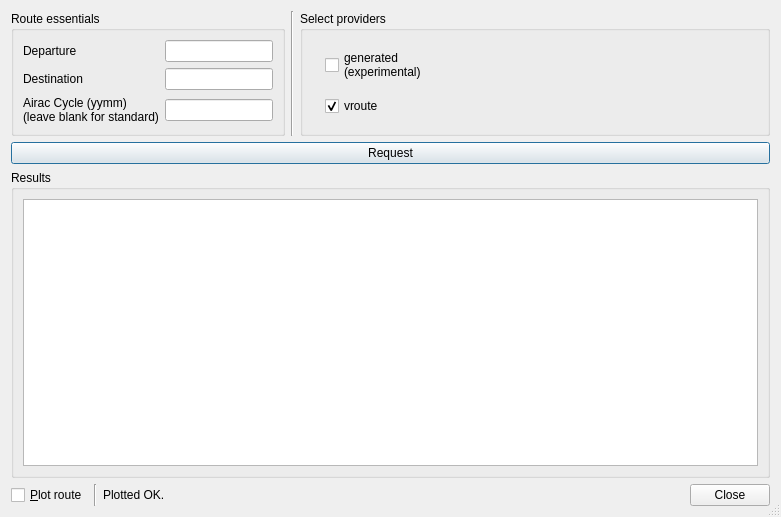
<?xml version="1.0" encoding="UTF-8"?>
<ui version="4.0">
 <class>PlanFlightDialog</class>
 <widget class="QDialog" name="PlanFlightDialog">
  <property name="geometry">
   <rect>
    <x>0</x>
    <y>0</y>
    <width>781</width>
    <height>517</height>
   </rect>
  </property>
  <property name="windowTitle">
   <string>Routes</string>
  </property>
  <property name="windowIcon">
   <iconset resource="Resources.qrc">
    <normaloff>:/icons/qutescoop.png</normaloff>:/icons/qutescoop.png</iconset>
  </property>
  <property name="sizeGripEnabled">
   <bool>true</bool>
  </property>
  <layout class="QVBoxLayout" name="verticalLayout">
   <item>
    <layout class="QHBoxLayout" name="horizontalLayout_4">
     <item>
      <widget class="QGroupBox" name="groupBox">
       <property name="title">
        <string>Route essentials</string>
       </property>
       <layout class="QGridLayout" name="gridLayout">
        <item row="0" column="0">
         <widget class="QLabel" name="lblDep">
          <property name="text">
           <string>Departure</string>
          </property>
          <property name="buddy">
           <cstring>edDep</cstring>
          </property>
         </widget>
        </item>
        <item row="0" column="3">
         <widget class="QLineEdit" name="edDep">
          <property name="maxLength">
           <number>4</number>
          </property>
         </widget>
        </item>
        <item row="1" column="0">
         <widget class="QLabel" name="lblDest">
          <property name="text">
           <string>Destination</string>
          </property>
          <property name="buddy">
           <cstring>edDest</cstring>
          </property>
         </widget>
        </item>
        <item row="1" column="3">
         <widget class="QLineEdit" name="edDest">
          <property name="maxLength">
           <number>4</number>
          </property>
         </widget>
        </item>
        <item row="2" column="3">
         <widget class="QLineEdit" name="edCycle">
          <property name="maxLength">
           <number>4</number>
          </property>
         </widget>
        </item>
        <item row="2" column="0">
         <widget class="QLabel" name="label">
          <property name="text">
           <string>Airac Cycle (yymm)
(leave blank for standard)</string>
          </property>
         </widget>
        </item>
       </layout>
      </widget>
     </item>
     <item>
      <widget class="Line" name="line">
       <property name="orientation">
        <enum>Qt::Vertical</enum>
       </property>
      </widget>
     </item>
     <item>
      <widget class="QGroupBox" name="groupBox_2">
       <property name="sizePolicy">
        <sizepolicy hsizetype="Preferred" vsizetype="Preferred">
         <horstretch>5</horstretch>
         <verstretch>0</verstretch>
        </sizepolicy>
       </property>
       <property name="title">
        <string>Select providers</string>
       </property>
       <layout class="QGridLayout" name="gridLayout_3">
        <item row="1" column="0">
         <widget class="QLabel" name="pixVroute">
          <property name="text">
           <string/>
          </property>
          <property name="textFormat">
           <enum>Qt::RichText</enum>
          </property>
          <property name="pixmap">
           <pixmap resource="Resources.qrc">:/routeproviders/images/vroute.png</pixmap>
          </property>
          <property name="alignment">
           <set>Qt::AlignRight|Qt::AlignTrailing|Qt::AlignVCenter</set>
          </property>
          <property name="openExternalLinks">
           <bool>true</bool>
          </property>
         </widget>
        </item>
        <item row="1" column="2">
         <widget class="QCheckBox" name="cbVroute">
          <property name="text">
           <string>vroute</string>
          </property>
          <property name="checked">
           <bool>true</bool>
          </property>
         </widget>
        </item>
        <item row="0" column="0">
         <widget class="QLabel" name="pixGenerated">
          <property name="enabled">
           <bool>false</bool>
          </property>
          <property name="text">
           <string/>
          </property>
          <property name="pixmap">
           <pixmap resource="Resources.qrc">:/icons/qutescoop.png</pixmap>
          </property>
          <property name="alignment">
           <set>Qt::AlignRight|Qt::AlignTrailing|Qt::AlignVCenter</set>
          </property>
         </widget>
        </item>
        <item row="0" column="2">
         <widget class="QCheckBox" name="cbGenerated">
          <property name="enabled">
           <bool>true</bool>
          </property>
          <property name="text">
           <string>generated 
(experimental)</string>
          </property>
          <property name="checked">
           <bool>false</bool>
          </property>
         </widget>
        </item>
        <item row="0" column="3">
         <widget class="QLabel" name="lblGeneratedStatus">
          <property name="sizePolicy">
           <sizepolicy hsizetype="Preferred" vsizetype="Preferred">
            <horstretch>2</horstretch>
            <verstretch>0</verstretch>
           </sizepolicy>
          </property>
          <property name="font">
           <font>
            <italic>true</italic>
           </font>
          </property>
          <property name="text">
           <string/>
          </property>
          <property name="wordWrap">
           <bool>true</bool>
          </property>
         </widget>
        </item>
        <item row="1" column="3">
         <widget class="QLabel" name="lblVrouteStatus">
          <property name="sizePolicy">
           <sizepolicy hsizetype="Preferred" vsizetype="Preferred">
            <horstretch>2</horstretch>
            <verstretch>0</verstretch>
           </sizepolicy>
          </property>
          <property name="font">
           <font>
            <italic>true</italic>
           </font>
          </property>
          <property name="text">
           <string/>
          </property>
          <property name="wordWrap">
           <bool>true</bool>
          </property>
         </widget>
        </item>
       </layout>
      </widget>
     </item>
    </layout>
   </item>
   <item>
    <widget class="QPushButton" name="buttonRequest">
     <property name="text">
      <string>Request</string>
     </property>
     <property name="default">
      <bool>true</bool>
     </property>
    </widget>
   </item>
   <item>
    <widget class="QGroupBox" name="groupBox_3">
     <property name="title">
      <string>Results</string>
     </property>
     <layout class="QVBoxLayout" name="verticalLayout_3">
      <item>
       <widget class="QTreeView" name="treeRoutes">
        <property name="editTriggers">
         <set>QAbstractItemView::AllEditTriggers</set>
        </property>
        <property name="rootIsDecorated">
         <bool>false</bool>
        </property>
        <property name="uniformRowHeights">
         <bool>true</bool>
        </property>
        <property name="itemsExpandable">
         <bool>false</bool>
        </property>
        <property name="sortingEnabled">
         <bool>true</bool>
        </property>
        <property name="wordWrap">
         <bool>true</bool>
        </property>
       </widget>
      </item>
     </layout>
    </widget>
   </item>
   <item>
    <layout class="QHBoxLayout" name="horizontalLayout">
     <item>
      <widget class="QCheckBox" name="cbPlot">
       <property name="text">
        <string>&amp;Plot route</string>
       </property>
      </widget>
     </item>
     <item>
      <widget class="Line" name="line_2">
       <property name="orientation">
        <enum>Qt::Vertical</enum>
       </property>
      </widget>
     </item>
     <item>
      <widget class="QLabel" name="lblPlotStatus">
       <property name="sizePolicy">
        <sizepolicy hsizetype="Preferred" vsizetype="Preferred">
         <horstretch>1</horstretch>
         <verstretch>0</verstretch>
        </sizepolicy>
       </property>
       <property name="text">
        <string>Plotted OK.</string>
       </property>
       <property name="wordWrap">
        <bool>true</bool>
       </property>
      </widget>
     </item>
     <item>
      <widget class="QDialogButtonBox" name="buttonBox">
       <property name="standardButtons">
        <set>QDialogButtonBox::Close</set>
       </property>
      </widget>
     </item>
    </layout>
   </item>
  </layout>
 </widget>
 <tabstops>
  <tabstop>edDep</tabstop>
  <tabstop>edDest</tabstop>
  <tabstop>cbGenerated</tabstop>
  <tabstop>cbVroute</tabstop>
  <tabstop>buttonRequest</tabstop>
  <tabstop>treeRoutes</tabstop>
 </tabstops>
 <resources>
  <include location="Resources.qrc"/>
 </resources>
 <connections>
  <connection>
   <sender>buttonBox</sender>
   <signal>clicked(QAbstractButton*)</signal>
   <receiver>PlanFlightDialog</receiver>
   <slot>close()</slot>
   <hints>
    <hint type="sourcelabel">
     <x>554</x>
     <y>703</y>
    </hint>
    <hint type="destinationlabel">
     <x>439</x>
     <y>631</y>
    </hint>
   </hints>
  </connection>
  <connection>
   <sender>cbVroute</sender>
   <signal>toggled(bool)</signal>
   <receiver>pixVroute</receiver>
   <slot>setEnabled(bool)</slot>
   <hints>
    <hint type="sourcelabel">
     <x>582</x>
     <y>92</y>
    </hint>
    <hint type="destinationlabel">
     <x>453</x>
     <y>95</y>
    </hint>
   </hints>
  </connection>
  <connection>
   <sender>cbGenerated</sender>
   <signal>toggled(bool)</signal>
   <receiver>pixGenerated</receiver>
   <slot>setEnabled(bool)</slot>
   <hints>
    <hint type="sourcelabel">
     <x>508</x>
     <y>50</y>
    </hint>
    <hint type="destinationlabel">
     <x>430</x>
     <y>50</y>
    </hint>
   </hints>
  </connection>
 </connections>
</ui>
